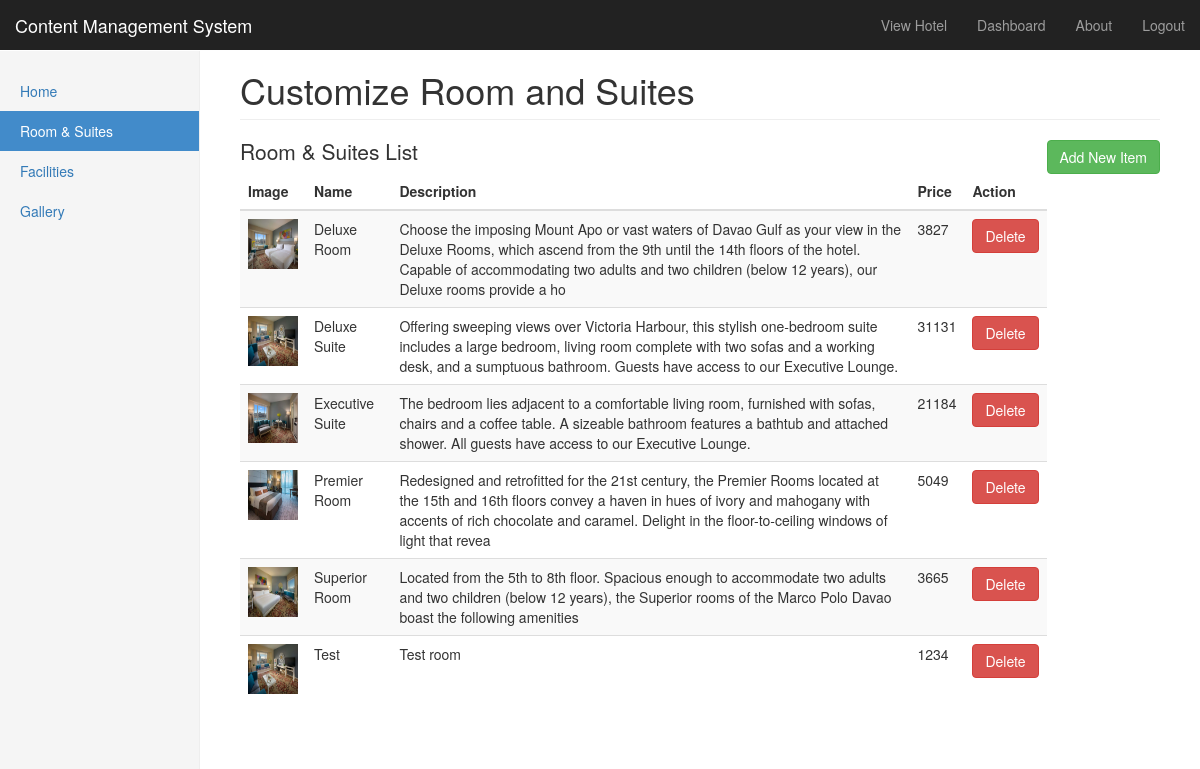
Page /editRoom.php (signed in) on the committed database.
### tables this page shows
CREATE TABLE `rooms` (
  `room_id` int(11) NOT NULL,
  `room_img` varchar(255) NOT NULL,
  `room_name` varchar(50) NOT NULL,
  `room_description` varchar(255) NOT NULL,
  `room_rate` int(11) NOT NULL
);

### editRoom.php (the view, shortened to what this page needs)
<!doctype html>
<html lang="en">
  <head>
    <link href="css/bootstrap.min.css" rel="stylesheet">
    <link href="css/dashboard.css" rel="stylesheet">
    <body>
      <?php include 'include/nav.php'; ?>
      <div class="container-fluid">
        <div class="row">
          <div class="col-sm-3 col-md-2 sidebar">
            <ul class="nav nav-sidebar">
              <li><a href="dashboard.php?id=1">Home<span class="sr-only">(current)</span></a></li>
              <li class="active"><a href="editRoom.php">Room & Suites</a></li>
              <li><a href="editFacilities.php">Facilities</a></li>
              <li><a href="editGallery.php">Gallery</a></li>
            </ul>
          </div>
          <div class="col-sm-9 col-sm-offset-3 col-md-10 col-md-offset-2 main">
            <h1 class="page-header">Customize Room and Suites</h1>
            <a href="addRoom.php" class="btn btn-success pull-right">Add New Item</a>
            <h2>Room & Suites List</h2>
          <div class="table-responsive">
            <table class="table table-striped">
              <thead>
                <tr class="tb-head">
                  <th>Image</th>
                  <th>Name</th>
                  <th>Description</th>
                  <th>Price</th>
                  <th>Action</th>
                </tr>
              </thead>
              <tbody>
                <?php
  						require_once 'include/config.php';
  							$sql = "SELECT * FROM rooms ORDER BY room_name ASC";
  							if($result = mysqli_query($link, $sql)){
  									if(mysqli_num_rows($result) > 0) {
                      while($row = mysqli_fetch_array($result)){
                            echo "<tr>";
                                echo "<td><img src='uploads/". $row['room_img'] ."' width='50px' height='50px ''></td>";
                                echo "<td>". $row['room_name'] ."</td>";
                                echo "<td>". $row['room_description'] ."</td>";
                                echo "<td>". $row['room_rate'] ."</td>";
                                echo "<td><a href='include/deleteRoom.php?id=". $row['room_id'] ."' class='btn btn-danger'>Delete</a>";
                            echo "</tr>";
                          }
                        }else{
                          echo "<tr>";
                            echo "<td colspan='5'><center>No Item(s) Found</center></td>";
                          echo "</tr>";
                        }
                      }
                ?>
              </tbody>
            </table>
          </div>
          </div>
        </div>
      </div>
  </body>
</html>

### css/dashboard.css (style rules this page uses)
body { padding-top: 50px; }
.sidebar { display: none; }
@media (min-width: 768px) { .sidebar { position: fixed; top: 51px; bottom: 0; left: 0; z-index: 1000; display: block; padding: 20px; overflow-x: hidden; overflow-y: auto; background-color: #f5f5f5; border-right: 1px solid #eee; } }
.nav-sidebar { margin-right: -21px; margin-bottom: 20px; margin-left: -20px; }
.nav-sidebar > li > a { padding-right: 20px; padding-left: 20px; }
.nav-sidebar > .active > a, .nav-sidebar > .active > a:hover, .nav-sidebar > .active > a:focus { color: #fff; background-color: #428bca; }
.main { padding: 20px; }
@media (min-width: 768px) { .main { padding-right: 40px; padding-left: 40px; } }
.main .page-header { margin-top: 0; }
.tb-head { text-align: left; }

### rows in the picture
rooms: room_img (picture), room_name "Deluxe Room", room_description "Choose the imposing Mount Apo or vast waters of Davao Gulf as your view in the Deluxe Rooms, which ascend from the 9th until the 14th floors of the hotel. Capable of accommodating two adults and two children (below 12 years), our Deluxe rooms provide a ho", room_rate "3827"
rooms: room_img (picture), room_name "Deluxe Suite", room_description "Offering sweeping views over Victoria Harbour, this stylish one-bedroom suite includes a large bedroom, living room complete with two sofas and a working desk, and a sumptuous bathroom. Guests have access to our Executive Lounge.", room_rate "31131"
rooms: room_img (picture), room_name "Executive Suite", room_description "The bedroom lies adjacent to a comfortable living room, furnished with sofas, chairs and a coffee table. A sizeable bathroom features a bathtub and attached shower. All guests have access to our Executive Lounge.", room_rate "21184"
rooms: room_img (picture), room_name "Premier Room", room_description "Redesigned and retrofitted for the 21st century, the Premier Rooms located at the 15th and 16th floors convey a haven in hues of ivory and mahogany with accents of rich chocolate and caramel. Delight in the floor-to-ceiling windows of light that revea", room_rate "5049"
rooms: room_img (picture), room_name "Superior Room", room_description "Located from the 5th to 8th floor. Spacious enough to accommodate two adults and two children (below 12 years), the Superior rooms of the Marco Polo Davao boast the following amenities", room_rate "3665"
rooms: room_img (picture), room_name "Test", room_description "Test room", room_rate "1234"
